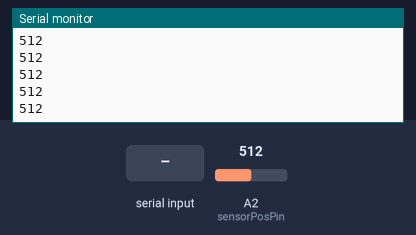
This sketch was run on a simulated Arduino Uno, built with avr-gcc and run on an emulated ATmega328P. Shown: the last lines printed to the serial monitor. The test bench sets the inputs (shaded band); at power-on: A2 (sensorPosPin) = 512.

Above: at 1.2 s.
1.3 s: A2 (sensorPosPin) set to 716
At 2.4 s:
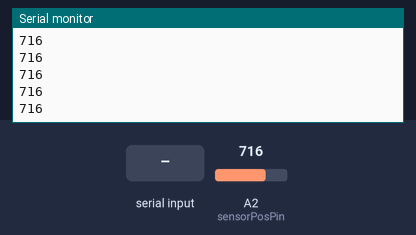
2.8 s: "2" received over Serial
At 3.4 s:
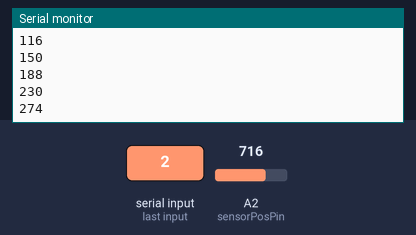
Timing chart, 0 to 5.8 s (numbered marks = the images above; inputs shaded):
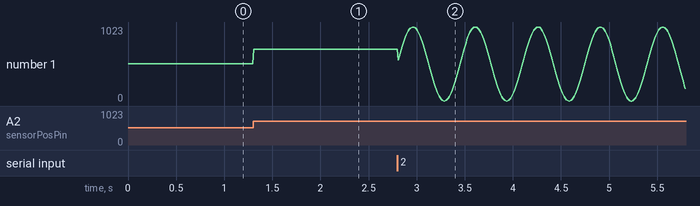

The sketch:

sketch_nov06a.ino
```cpp
int sensorPosPin = A2; // input pin for MR sensor
int rawPos;
int t=0;
int inByte=1;
bool test;

void setup() {
  // put your setup code here, to run once:
  Serial.begin(9600);
  pinMode(sensorPosPin, INPUT); // set MR sensor pin to be an input

}

void loop() {
  // put your main code here, to run repeatedly:
  inByte = Serial.read();
  if (inByte=='2') test = true;
  if (inByte=='1') test = false;

  if (test==false) {
     calculatePosition();
     Serial.println(rawPos);
  }
  else {
     calculateVirtualPosition();
     Serial.println(rawPos);
  }
  delay(10);
}


void calculatePosition()
{
  rawPos = analogRead(sensorPosPin);

}
void calculateVirtualPosition()
{
  t=t+1;
  rawPos=512+512.0* sin(0.1*t);
}
```

Measured:
- after the input at 1.3 s, the serial monitor: prints a new line at once (image 1)
- after the input at 2.8 s, the serial monitor: prints a new line at once (image 2)
- plotted number 1: 512 → 716 after the input at 1.3 s, 716 → 339 after the input at 2.8 s
